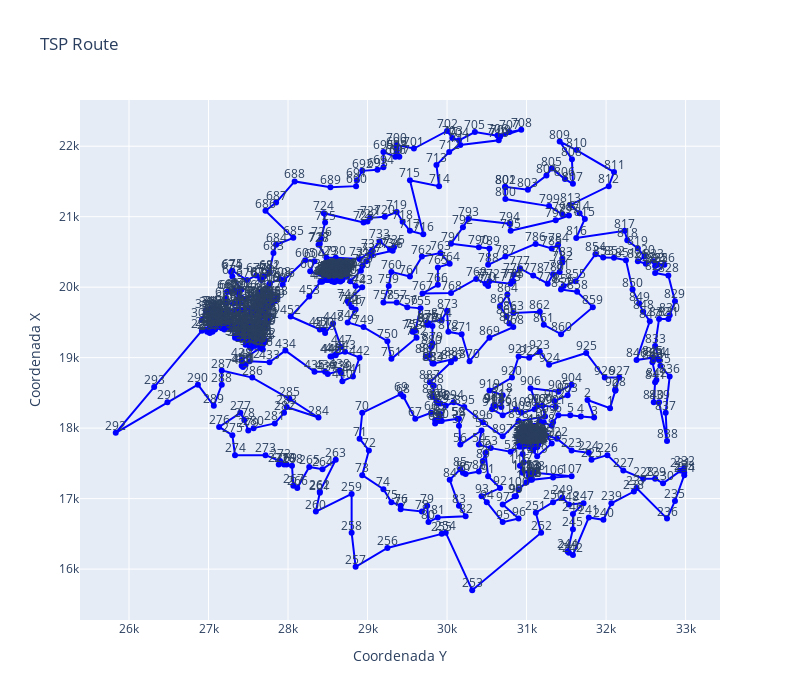

Here is the notebook cell this chart was saved with:
### Code cell
plot_route(cities,best_tour)
